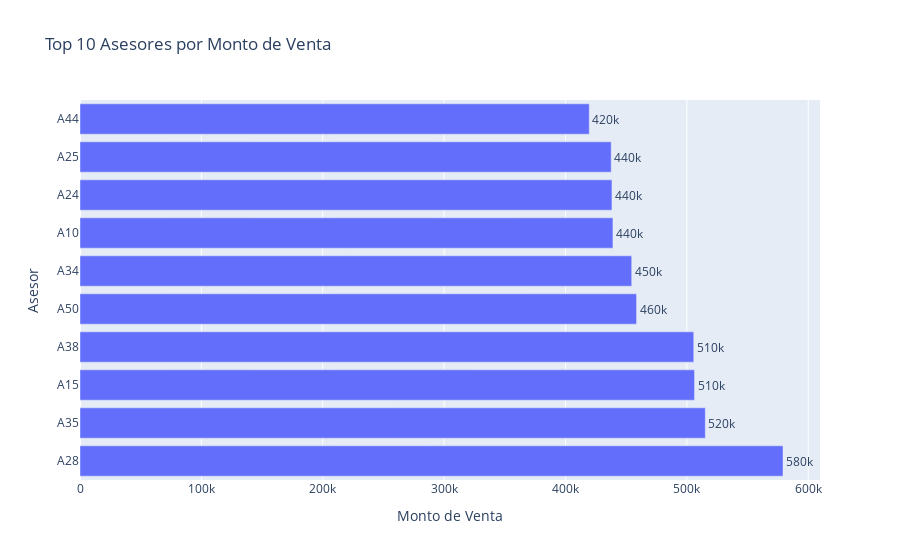

Write notebook code for a chart like this one.
### Code cell
df_top10_df = df_top10.head(10).reset_index()
fig1 = px.bar(
    df_top10_df,
    x='Monto de Venta',
    y='Asesor',
    orientation='h',
    title='Top 10 Asesores por Monto de Venta',
    labels={'Monto de Venta': 'Monto de Venta', 'Asesor': 'Asesor'},
    text='Monto de Venta'
)
fig1.update_traces(texttemplate='%{text:.2s}', textposition='outside')
fig1.show()

### Figure 1 — Plotly figure (JSON) as saved in the notebook; plotly's stock layout.template omitted (floating-point values rounded to 4 significant figures)
{"data": [{"hovertemplate": "Monto de Venta=%{text}<br>Asesor=%{y}<extra></extra>", "legendgroup": "", "marker": {"color": "#636efa", "pattern": {"shape": ""}}, "name": "", "orientation": "h", "showlegend": false, "text": [579200.0, 515200.0, 506300.0, 505700.0, 458600.0, 454600.0, 439100.0, 438300.0, 437700.0, 419600.0], "textposition": "outside", "texttemplate": "%{text:.2s}", "type": "bar", "x": [579200.0, 515200.0, 506300.0, 505700.0, 458600.0, 454600.0, 439100.0, 438300.0, 437700.0, 419600.0], "xaxis": "x", "y": ["A28", "A35", "A15", "A38", "A50", "A34", "A10", "A24", "A25", "A44"], "yaxis": "y"}], "layout": {"barmode": "relative", "legend": {"tracegroupgap": 0}, "title": {"text": "Top 10 Asesores por Monto de Venta"}, "xaxis": {"anchor": "y", "domain": [0, 1], "title": {"text": "Monto de Venta"}}, "yaxis": {"anchor": "x", "domain": [0, 1], "title": {"text": "Asesor"}}}}
